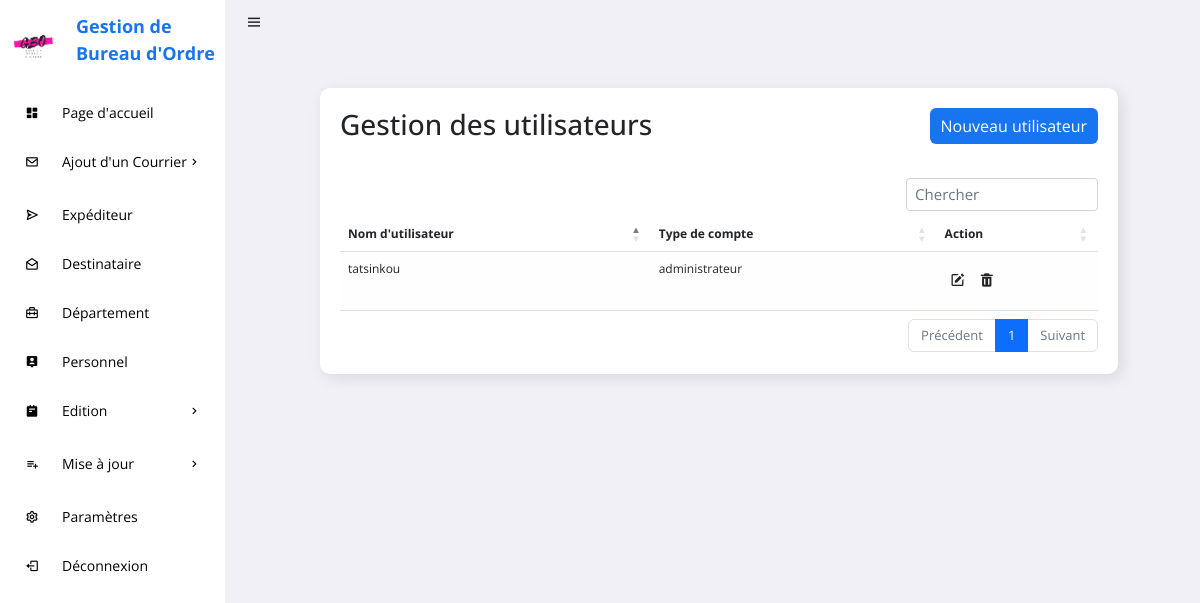
Before: /GESTION_COURRIERS/gestionU.php with the older database file.
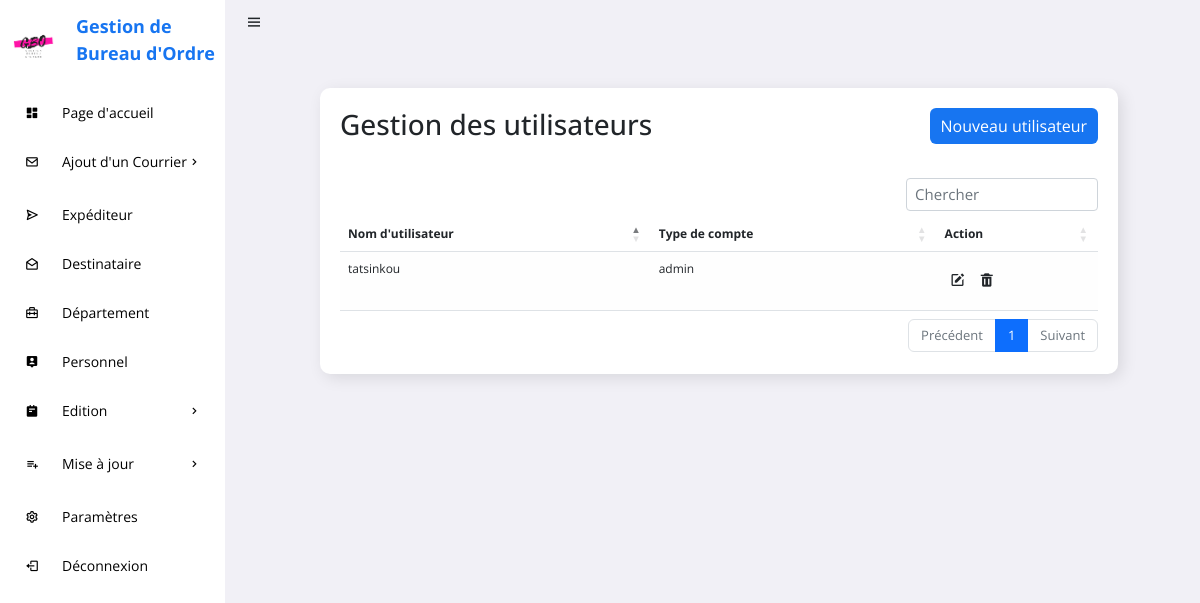
After: the same page with the newer database file.
### tables this page shows
CREATE TABLE IF NOT EXISTS `utilisateur` (
  `IDCOMPTE` int(11) NOT NULL AUTO_INCREMENT,
  `NOMUTILISATEUR` varchar(255) DEFAULT NULL,
  `MOTDEPASSE` varchar(60) DEFAULT NULL,
  `TYPECOMPTE` varchar(255) DEFAULT NULL,
  PRIMARY KEY (`IDCOMPTE`)
);

### GESTION_COURRIERS/gestionU.php (the view, shortened to what this page needs)
<?php
    include "connexion/config.php";
?>
<!DOCTYPE html>
<html lang="en">
<head>
	<link rel="stylesheet" href="https://cdn.datatables.net/1.12.1/css/dataTables.bootstrap5.min.css">
    <link rel="stylesheet" href="https://cdn.jsdelivr.net/npm/bootstrap@5.2.0/dist/css/bootstrap.min.css">
    <link rel="stylesheet" href="https://cdnjs.cloudflare.com/ajax/libs/font-awesome/6.1.2/css/all.min.css">
    <link href='https://unpkg.com/boxicons@2.0.9/css/boxicons.min.css' rel='stylesheet'>
	<link rel="stylesheet" href="css/style.css">
</head>
<body>
	<section id="sidebar">
		<a href="#" class="brand"><img src="image/logo.png" width="55" height="55" style="margin-top:20px;"><span>Gestion de Bureau d'Ordre</span></a>
		<ul class="side-menu">
			<li><a href="pageAcc.php" class="active"><i class='bx bxs-dashboard icon' ></i>Page d'accueil</a></li>
			<li>
				<a href="#"><i class='bx bx-envelope icon' ></i>Ajout d'un Courrier<i class='bx bx-chevron-right icon-right' ></i></a>
			</li>
			<li><a href="expediteur.php"><i class='bx bx-send icon' ></i>Expéditeur</a></li>
			<li><a href="destinataire.php"><i class='bx bx-envelope-open icon' ></i>Destinataire</a></li>
			<li><a href="departement.php"><i class='bx bx-briefcase-alt-2 icon' ></i>Département</a></li>
			<li><a href="personnel.php"><i class='bx bxs-user-pin icon' ></i>Personnel</a></li>
			<li>
				<a href="#"><i class='bx bxs-notepad icon' ></i>Edition <i class='bx bx-chevron-right icon-right' ></i></a>
			</li>
            <li>
				<a href="#"><i class='bx bx-list-plus icon' ></i>Mise à jour<i class='bx bx-chevron-right icon-right' ></i></a>
			</li>
			<li><a href="settings.php"><i class='bx bx-cog icon'></i>Paramètres</a></li>
			<li><a href="deconn.php"><i class='bx bx-log-out icon' ></i> Déconnexion</a></li>
		</ul>
	</section>
	<section id="content">
		<nav>
			<i class='bx bx-menu toggle-sidebar' ></i>
		</nav>
		<main>
			<div class="data">
				<div class="content-data">
					<div class="details">
						<div class="recentOrders">
							<div class="cardHeader">
								<h3>Gestion des utilisateurs</h3>
                                <a href="ajouterUser.php" class="btn">Nouveau utilisateur</a>
							</div>
							</div class="table-responsive">
                                    <table id="example" class="table table-striped">
                                            <thead class="thead-dark">
                                                <tr>
                                                    <th scope="col">Nom d'utilisateur</th>
                                                    <th scope="col">Type de compte</th>
                                                    <th scope="col">Action</th>
                                                </tr>
                                            </thead>
                                    <?php
                                                $sql = "SELECT * FROM utilisateur";
                                                $des = $conn->prepare($sql);
                                                $des->execute();
                                                $tabDes=$des->fetchAll(PDO::FETCH_ASSOC);
                                                foreach($tabDes as $value){
                                                ?>
                                        <tr>
                                            <td><?php echo $value['NOMUTILISATEUR']?></td>
                                            <td><?php echo $value['TYPECOMPTE']?></td>
                                            <td>
                                                <a href="modifierUser.php?modifier=<?php echo $value['IDCOMPTE']; ?>"><button type="button" class="btn"><i class='bx bxs-edit'></i></button></a>
                                                <a href="gestionU.php?supprimer=<?php echo $value['IDCOMPTE'];?>"><button type="button" class="btn"><i class='bx bxs-trash'></i></button></a>
                                            </td>
                                        </tr>
                                <?php }?>
                                        </table>
                                    </div>
                            </div>
						</div>
		</main>
	</section>
</body>
</html>

Changed rows visible on the page:
changed utilisateur "tatsinkou": TYPECOMPTE "administrateur" → "admin"
